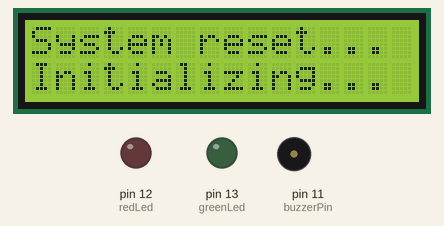
Recording of a sketch running on a simulated Arduino Uno, built with avr-gcc and run on an emulated ATmega328P. On the bench: 16×2 character LCD, output pins drawn as LEDs (lit = HIGH), buzzer (waves = sounding). EEPROM starts erased.

Above: at 0.1 s.
At 3.2 s:
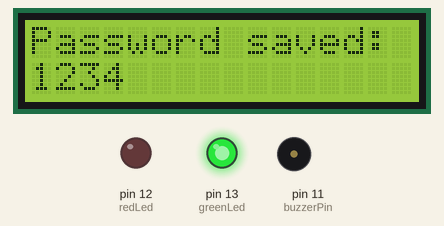
At 6.3 s:
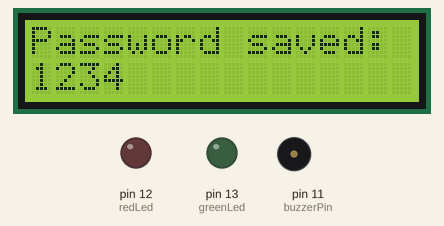
Timing chart, 0 to 7.8 s (numbered marks = the images above):
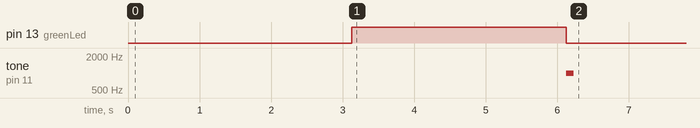

Measured:
- by itself, tone on pin 11 (buzzerPin): silent → 1000 Hz at 6.1 s, → silent 0.10 s later

The sketch:

20240711_RESET_PASSCODE.ino
```cpp
#include <EEPROM.h>
#include <LiquidCrystal_I2C.h>

const int redLed = 12;
const int greenLed = 13;
const int buzzerPin = 11;

LiquidCrystal_I2C lcd(0x27, 16, 2);

String new_password;

void setup() {
  lcd.init();
  lcd.backlight();
  pinMode(redLed, OUTPUT);
  pinMode(greenLed, OUTPUT);
  pinMode(buzzerPin, OUTPUT);
  digitalWrite(redLed, LOW);
  digitalWrite(greenLed, LOW);
  digitalWrite(buzzerPin, LOW);

  lcd.setCursor(0, 0);
  lcd.print("System reset...");
  lcd.setCursor(0, 1);
  lcd.print("Initializing...");
  delay(3000);

  new_password = "1234";
  writePasswordToEEPROM(new_password);

  lcd.clear();
  lcd.setCursor(0, 0);
  lcd.print("Password saved:");
  lcd.setCursor(0, 1);
  lcd.print(new_password);

  digitalWrite(greenLed, HIGH);
  delay(3000);
  digitalWrite(greenLed, LOW);

  tone(buzzerPin, 1000, 100);
}

void loop() {
}
void writePasswordToEEPROM(String pass) {
  for (int i = 0; i < pass.length(); i++) {
    EEPROM.write(i, pass[i]);
  }
  EEPROM.write(pass.length(), '\0');
}
```
